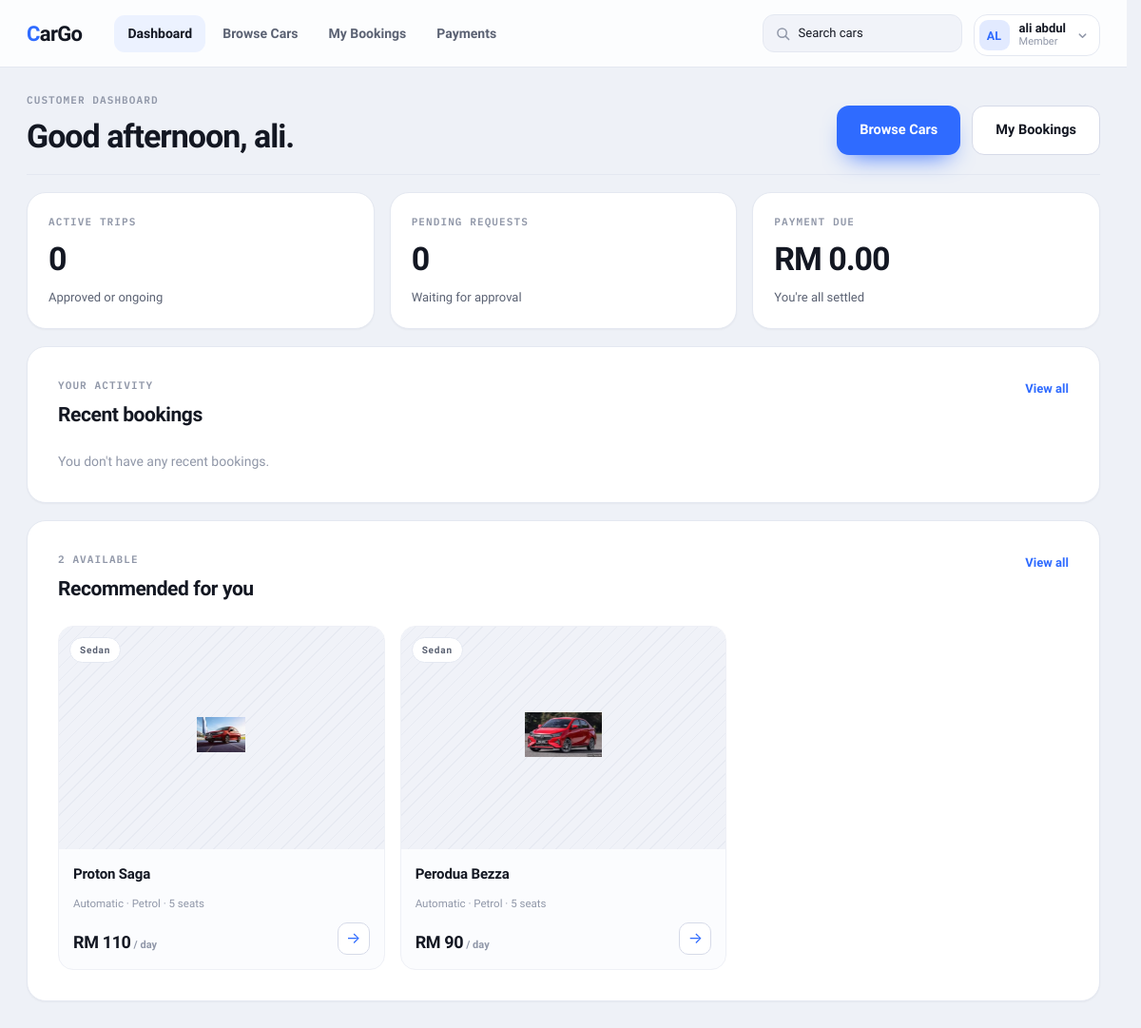
Page /customer/dashboard.php (signed in) on the committed database.
### tables this page shows
CREATE TABLE IF NOT EXISTS `cars` (
  `id` int(11) NOT NULL AUTO_INCREMENT,
  `admin_id` int(11) DEFAULT NULL,
  `brand` varchar(100) NOT NULL,
  `model` varchar(100) NOT NULL,
  `plate_number` varchar(30) NOT NULL,
  `car_type` enum('Compact','Sedan','SUV','MPV','Luxury','Sports','Hatchback','Truck') NOT NULL,
  `transmission` enum('Automatic','Manual') NOT NULL,
  `fuel_type` enum('Petrol','Diesel','Hybrid','Electric') NOT NULL,
  `seats` int(11) NOT NULL,
  `daily_rate` decimal(10,2) NOT NULL,
  `image` varchar(255) DEFAULT NULL,
  `status` enum('available','unavailable','maintenance') NOT NULL DEFAULT 'available',
  `created_at` datetime DEFAULT current_timestamp(),
  `archived_at` datetime DEFAULT NULL,
  PRIMARY KEY (`id`),
  UNIQUE KEY `plate_number` (`plate_number`),
  KEY `idx_cars_admin` (`admin_id`),
  KEY `idx_cars_type` (`car_type`),
  KEY `idx_cars_status` (`status`),
  CONSTRAINT `fk_car_admin` FOREIGN KEY (`admin_id`) REFERENCES `admins` (`id`) ON DELETE SET NULL ON UPDATE CASCADE
);

### util/recommendation.php (called while the page is built, shortened)
<?php
function recommendationSeed(): int
{
    return (int) $_SESSION['recommendation_seed'];
}
function loadRecommendedCars(mysqli $conn, int $seed, int $limit = 3): array
{
    $stmt = $conn->prepare(
        'SELECT id, brand, model, plate_number, car_type, transmission, fuel_type, seats, daily_rate, image
         FROM cars
         WHERE status = \'available\' AND archived_at IS NULL
         ORDER BY RAND(?)
         LIMIT ?'
    );
    $stmt->bind_param('ii', $seed, $limit);
    $stmt->execute();
    return $stmt->get_result()->fetch_all(MYSQLI_ASSOC);
}

### util/car_image.php (called while the page is built, shortened)
<?php
function carImageDerivativePath(string $imagePath, ?int $width, string $extension): string
{
    $directory = dirname($imagePath);
    $baseName = pathinfo($imagePath, PATHINFO_FILENAME);
    if ($width !== null) {
        return $directory . '/' . $width . '/' . $baseName . '.' . $extension;
    }
    return $directory . '/' . $baseName . '.' . $extension;
}

### customer/dashboard_content.php (the view, shortened to what this page needs)
<?php
require_once __DIR__ . '/../db_connect.php';
require_once __DIR__ . '/../util/car_display.php';
require_once __DIR__ . '/../util/recommendation.php';
if (!function_exists('h')) {
    function h($value): string
    {
        return htmlspecialchars((string) $value, ENT_QUOTES, 'UTF-8');
    }
}
$customerId = (int) ($_SESSION['customer_id'] ?? 0);
$customerName = $_SESSION['customer_name'] ?? $_SESSION['user_email'] ?? 'Customer';
$firstName = trim(explode(' ', (string) $customerName)[0]);
$firstName = $firstName !== '' ? $firstName : 'there';
$currentHour = (int) date('G');
$greeting = $currentHour < 12 ? 'Good morning' : ($currentHour < 18 ? 'Good afternoon' : 'Good evening');
$availableCars = [];
$availableCarCount = 0;
$recentBookings = [];
$bookingCounts = [
    'pending' => 0,
    'approved' => 0,
    'ongoing' => 0,
    'completed' => 0,
    'cancelled' => 0,
    'rejected' => 0,
];
$paymentAttention = [
    'count' => 0,
    'amount_due' => 0.0,
];
try {
    $conn = getDbConnection();
    $result = $conn->query(
        'SELECT COUNT(*) AS available_cars
         FROM cars
         WHERE status = \'available\' AND archived_at IS NULL'
    );
    $availableCarCount = (int) (($result->fetch_assoc())['available_cars'] ?? 0);
    $availableCars = loadRecommendedCars($conn, recommendationSeed());
    if ($customerId > 0) {
        $stmt = $conn->prepare(
            'SELECT
                COUNT(*) AS attention_count,
                COALESCE(SUM(GREATEST((b.total_amount + COALESCE(fees.total_late_fee, 0)) - COALESCE(p.amount, 0), 0)), 0) AS amount_due
             FROM bookings b
             LEFT JOIN payments p ON p.booking_id = b.id
             LEFT JOIN (
                SELECT booking_id, SUM(late_fee_amount) AS total_late_fee
                FROM late_fees
                GROUP BY booking_id
             ) fees ON fees.booking_id = b.id
             WHERE b.customer_id = ?
               AND b.booking_status NOT IN (\'cancelled\', \'rejected\')
               AND (
                    p.id IS NULL
                    OR p.payment_status <> ?
                    OR p.amount < (b.total_amount + COALESCE(fees.total_late_fee, 0))
               )'
        );
        $paidStatus = PAYMENT_STATUS_PAID;
        $stmt->bind_param('is', $customerId, $paidStatus);
        $stmt->execute();
        $paymentRow = $stmt->get_result()->fetch_assoc() ?: [];
        $paymentAttention = [
            'count' => (int) ($paymentRow['attention_count'] ?? 0),
            'amount_due' => (float) ($paymentRow['amount_due'] ?? 0),
        ];
        $stmt = $conn->prepare(
            'SELECT
                b.id, b.booking_status, b.pickup_date,
                car.brand, car.model,
                p.payment_status,
                COALESCE(fees.total_late_fee, 0) AS total_late_fee
             FROM bookings b
             INNER JOIN cars car ON car.id = b.car_id
             LEFT JOIN payments p ON p.booking_id = b.id
             LEFT JOIN (
                 SELECT booking_id, SUM(late_fee_amount) AS total_late_fee
                 FROM late_fees
                 GROUP BY booking_id
             ) fees ON fees.booking_id = b.id
             WHERE b.customer_id = ?
             ORDER BY b.created_at DESC LIMIT 3'
        );
        $stmt->bind_param('i', $customerId);
        $stmt->execute();
        $recentBookings = $stmt->get_result()->fetch_all(MYSQLI_ASSOC);
    }
} catch (mysqli_sql_exception $e) {
    $dashboardError = 'Could not load the latest dashboard data. Please check the database connection.';
}
$activeTripCount = $bookingCounts['approved'] + $bookingCounts['ongoing'];
$pendingCount = $bookingCounts['pending'];
?>
<header class="cd-head">
    <div>
        <div class="dc-mono-subtitle small">Customer Dashboard</div>
        <h1 class="cd-greeting"><?php echo h($greeting); ?>, <?php echo h($firstName); ?>.</h1>
    </div>
    <div class="dc-btn-group">
        <a href="browse_cars.php" class="dc-btn-primary">Browse Cars</a>
        <a href="my_bookings.php" class="dc-btn-secondary">My Bookings</a>
    </div>
</header>
<section class="cd-stats">
    <div class="dc-card">
        <span class="dc-mono-subtitle small">Active trips</span>
        <span class="dc-stat-number"><?php echo h($activeTripCount); ?></span>
        <span class="dc-stat-label">Approved or ongoing</span>
    </div>
    <div class="dc-card">
        <span class="dc-mono-subtitle small">Pending requests</span>
        <span class="dc-stat-number"><?php echo h($pendingCount); ?></span>
        <span class="dc-stat-label">Waiting for approval</span>
    </div>
    <?php $paymentDue = $paymentAttention['amount_due'] > 0; ?>
    <div class="dc-card<?php echo $paymentDue ? ' cd-card-attention' : ''; ?>">
        <span class="dc-mono-subtitle small">Payment due</span>
        <span class="dc-stat-number">RM <?php echo h(number_format($paymentAttention['amount_due'], 2)); ?></span>
        <?php if ($paymentDue): ?>
            <a class="dc-stat-label cd-stat-action" href="my_payments.php">Settle <?php echo h($paymentAttention['count']); ?> booking<?php echo $paymentAttention['count'] === 1 ? '' : 's'; ?> &rarr;</a>
        <?php else: ?>
            <span class="dc-stat-label">You're all settled</span>
        <?php endif; ?>
    </div>
</section>
<section class="dc-card padded">
    <div class="dc-h2-title">
        <div>
            <div class="dc-mono-subtitle small" style="margin-bottom:8px">Your activity</div>
            <h2 class="dc-h2">Recent bookings</h2>
        </div>
        <a href="my_bookings.php" class="cd-link">View all</a>
    </div>
    <div class="dc-list-container">
        <?php if (count($recentBookings) === 0): ?>
            <p class="cd-empty">You don't have any recent bookings.</p>
        <?php endif; ?>
    </div>
</section>
<section class="dc-card padded">
    <div class="dc-h2-title">
        <div>
            <div class="dc-mono-subtitle small" style="margin-bottom:8px"><?php echo h($availableCarCount); ?> available</div>
            <h2 class="dc-h2">Recommended for you</h2>
        </div>
        <a href="browse_cars.php" class="cd-link">View all</a>
    </div>
    <div class="dc-grid-3">
        <?php if (count($availableCars) === 0): ?>
            <p class="cd-empty" style="grid-column:1/-1;">No cars are available right now. Please check again later.</p>
        <?php else: ?>
            <?php foreach ($availableCars as $carIndex => $car): ?>
                <a href="car_detail.php?id=<?php echo h($car['id']); ?>" class="dc-car-card">
                    <div class="dc-car-img-wrap">
                        <span class="dc-car-tag"><?php echo h($car['car_type']); ?></span>
                        <?php echo carImageTag(
                            $car['image'],
                            $car['brand'] . ' ' . $car['model'],
                            '(max-width: 700px) 100vw, 400px',
                            $carIndex < 4
                                ? ['loading' => 'eager', 'fetchpriority' => 'high']
                                : ['loading' => 'lazy']
                        ); ?>
                    </div>
                    <div class="dc-car-details">
                        <span class="dc-car-title"><?php echo h($car['brand'] . ' ' . $car['model']); ?></span>
                        <span class="dc-car-specs"><?php echo h($car['transmission']); ?> &middot; <?php echo h($car['fuel_type']); ?> &middot; <?php echo h($car['seats']); ?> seats</span>
                        <div class="dc-car-price-row">
                            <span class="dc-car-price">
                                <strong>RM <?php echo h(number_format((float) $car['daily_rate'], 0)); ?></strong>
                                <span>/ day</span>
                            </span>
                            <span class="dc-btn-icon">&rarr;</span>
                        </div>
                    </div>
                </a>
            <?php endforeach; ?>
        <?php endif; ?>
    </div>
</section>

### util/car_display.php (shortened to what this page needs)
<?php
require_once __DIR__ . '/car_image.php';
function carImageUrl(?string $imagePath, string $fallbackUrl): string
{
    $imagePath = trim((string) $imagePath);
    return carImageRelativeUrl($imagePath);
}
function carImageRelativeUrl(string $imagePath): string
{
    return '../' . ltrim($imagePath, '/');
}
function carImagePlaceholderUrl(): string
{
    return carImageRelativeUrl(CAR_IMAGE_PLACEHOLDER);
}
function carImageTag(?string $imagePath, string $alt, string $sizes, array $opts = []): string
{
    $imagePath = trim((string) $imagePath);
    $loadingAttr = $opts['loading'] ?? 'lazy';
    $fetchPriority = $opts['fetchpriority'] ?? null;
    $width = isset($opts['width']) ? (int) $opts['width'] : null;
    $height = isset($opts['height']) ? (int) $opts['height'] : null;
    $class = $opts['class'] ?? null;
    $style = $opts['style'] ?? null;
    $src = carImageUrl($imagePath, carImagePlaceholderUrl());
    $isLocalCarImage = $imagePath !== '' && !preg_match('/^https?:\/\//', $imagePath);
    $webpSrcset = [];
    $jpegSrcset = [];
    if ($isLocalCarImage) {
        try {
            foreach (CAR_IMAGE_DERIVATIVE_WIDTHS as $derivativeWidth) {
                $jpegPath = carImageDerivativePath($imagePath, $derivativeWidth, 'jpg');
                $webpPath = carImageDerivativePath($imagePath, $derivativeWidth, 'webp');
            }
            $fullWebpPath = carImageDerivativePath($imagePath, null, 'webp');
            if (carImageDerivativeExists($fullWebpPath)) {
                $webpSrcset[] = carImageRelativeUrl($fullWebpPath) . ' ' . CAR_IMAGE_MAX_DIMENSION . 'w';
            }
        } catch (InvalidArgumentException $e) {
            $webpSrcset = [];
            $jpegSrcset = [];
        }
    }
    $imgTag = carImageImgTag($src, $alt, $loadingAttr, $fetchPriority, $width, $height, $class, $style);
    $sources = '';
    if ($webpSrcset !== []) {
        $sources .= '<source type="image/webp" srcset="' . carImageEscape(implode(', ', $webpSrcset))
            . '" sizes="' . carImageEscape($sizes) . '">';
    }
    return '<picture>' . $sources . $imgTag . '</picture>';
}
function carImageImgTag(
    string $src,
    string $alt,
    string $loadingAttr,
    ?string $fetchPriority,
    ?int $width,
    ?int $height,
    ?string $class,
    ?string $style = null
): string {
    $html = '<img src="' . carImageEscape($src) . '" alt="' . carImageEscape($alt) . '"';
    $html .= ' loading="' . carImageEscape($loadingAttr) . '" decoding="async"';
    if ($fetchPriority !== null) {
        $html .= ' fetchpriority="' . carImageEscape($fetchPriority) . '"';
    }
    return $html . '>';
}
function carImageDerivativeExists(string $relativePath): bool
{
    $diskPath = dirname(__DIR__) . DIRECTORY_SEPARATOR . str_replace('/', DIRECTORY_SEPARATOR, $relativePath);
    return is_file($diskPath);
}
function carImageEscape(string $value): string
{
    return htmlspecialchars($value, ENT_QUOTES, 'UTF-8');
}

### rows in the picture
cars: car_type "Sedan", shows a picture, brand+model "Proton Saga", transmission "Automatic", fuel_type "Petrol", seats "5", daily_rate "110"
cars: car_type "Sedan", shows a picture, brand+model "Perodua Bezza", transmission "Automatic", fuel_type "Petrol", seats "5", daily_rate "90"

### other values in the picture
$avatarLetters "AL"
$customerDisplayName "ali abdul"
$firstName "ali"
$activeTripCount "0"
$pendingCount "0"
$paymentAttention['amount_due'] "0.00"
$availableCarCount "2"
